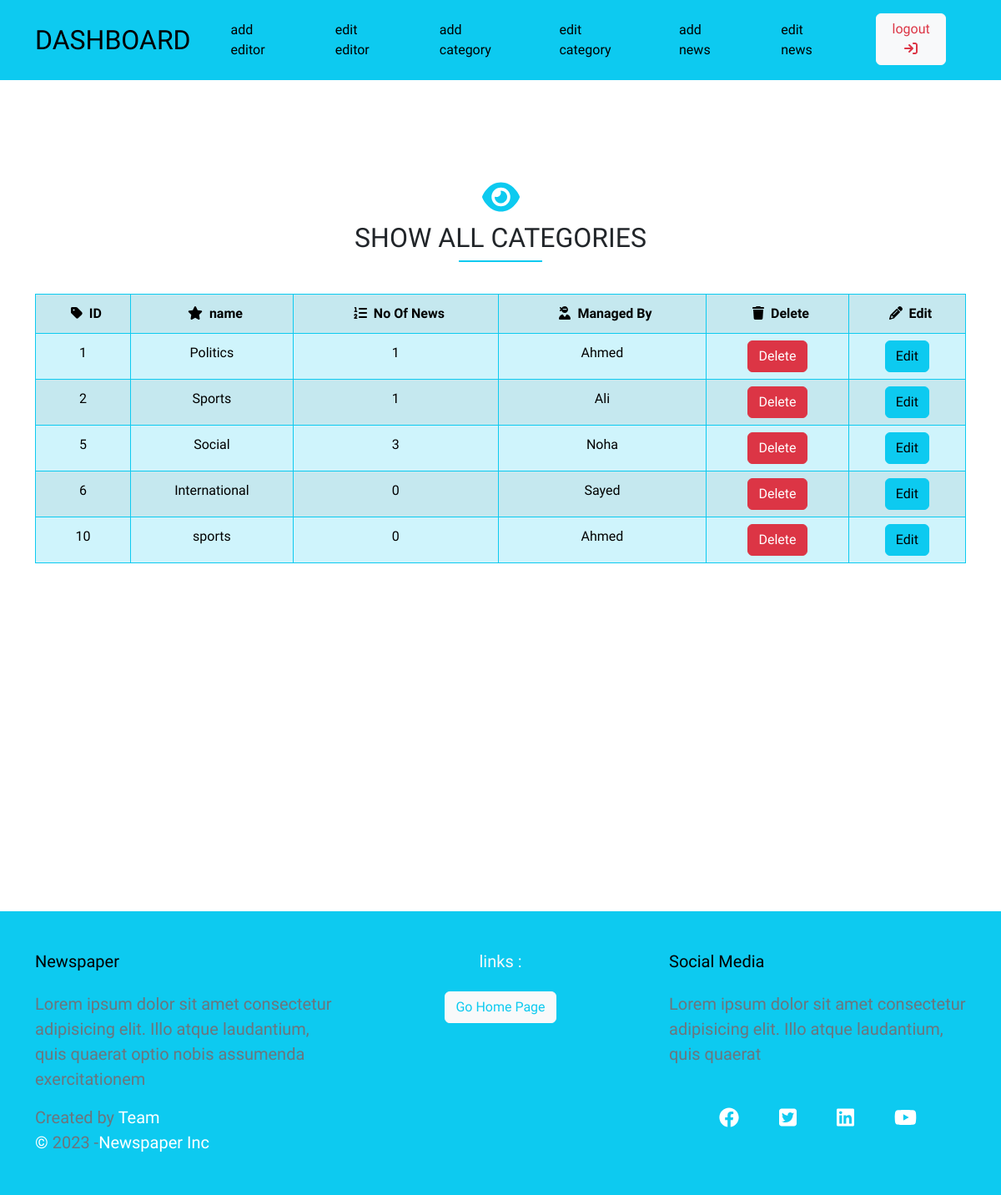
The page /cpanel/editcategory.php (signed in) on the database its author committed.
### tables this page shows
CREATE TABLE `category` (
  `id` int(11) NOT NULL,
  `name` varchar(50) DEFAULT NULL,
  `id_manager` int(11) DEFAULT NULL
);

CREATE TABLE `editor` (
  `id` int(11) NOT NULL,
  `name` varchar(50) DEFAULT NULL,
  `salary` float DEFAULT NULL,
  `main_profile` varchar(255) DEFAULT NULL
);

### lib/Category.php (called while the page is built, shortened)
<?php
class Category
{
    public static function retreiveAllCategories()
    {
        global $dbh;
        $sql = $dbh->prepare("SELECT * FROM category");
        $sql->execute();
        $allCategories = $sql->fetchAll(PDO::FETCH_ASSOC);
        return $allCategories;
    }
}

### lib/News.php (called while the page is built, shortened)
<?php
class News
{
    public static function retreiveNoOfNewsByIdCategory($id_category)
    {
        global $dbh;
        $sql = $dbh->prepare("SELECT id FROM news WHERE id_category='$id_category'");
        $sql->execute();
        return $sql->rowCount();
    }
}

### lib/Editor.php (called while the page is built, shortened)
<?php
class Editor
{
    public static function retreiveEditorName($id)
    {
        global $dbh;
        $sql = $dbh->prepare("SELECT name FROM editor WHERE id='$id'");
        $sql->execute();
        $editor = $sql->fetch(PDO::FETCH_ASSOC);
        return $editor['name'];
    }
}

### cpanel/editcategory.php (the view, shortened to what this page needs)
<?php
    require_once 'auth.php';
    require_once '../lib/Editor.php';
    require_once '../lib/Category.php';
    require_once '../lib/News.php';
?>
<article class="article my-5">
    <div class="container text-center py-4">
        <div class="main-title my-5 position-relative">
            <i class="icon fa-solid fa-eye mb-2"></i>
            <h2>SHOW ALL CATEGORIES</h2>
        </div>
        <div class="content row">
            <div class="col-12 text-center">
                <table class="table table-info table-striped text-center editor">
                    <tr>
                        <th class="id_table"><i class="fa-solid fa-tag  mx-2"></i>ID</th>
                        <th><i class="fa-solid fa-star mx-2"></i>name</th>
                        <th><i class="fa-solid fa-list-ol mx-2"></i>No Of News</th>
                        <th><i class="fa-solid fa-user-ninja mx-2"></i>Managed By</th>
                        <th class="delete_edit">
                        <i class="fa-solid fa-trash mx-2" ></i>Delete
                        </th>
                        <th class="delete_edit">
                        <i class="fa-solid fa-pencil mx-2"></i>Edit
                        </th>
                    </tr>
    <?php
        $allCategories = Category::retreiveAllCategories();
            if(is_array($allCategories) && count($allCategories)>0){
                foreach ($allCategories as $category):
                    echo '<tr>
                            <td>'.$category['id'].'</td>
                            <td>'.$category['name'].'</td>
                            <td>'.News::retreiveNoOfNewsByIdCategory($category['id']).'</td>
                            <td>'.Editor::retreiveEditorName($category['id_manager']).'</td>
                            <td>
                                <a class="btn btn-danger" href="?action=delete&id='.$category['id'].'">Delete</a>
                            </td>
                            <td><a class="btn btn-info" href="?action=edit&id='.$category['id'].'">Edit</a></td>
                        </tr>';
                endforeach;
            }else{
                echo '<tr>
                        <td colspan="6" class="alert text-danger">No Category Found</td>
                    </tr>';
            }
    ?>
                </table>
            </div>
        </div>
    </div>
</article>

### cpanel/template/css/bace.css (style rules this page uses)
:root { --main-color: #0dcaf0; }
body { height: auto; font-family: "Assistant", sans-serif; font-family: "Roboto", sans-serif; font-family: "Ubuntu", sans-serif; font-family: "Work Sans", sans-serif; }
.navbar .logo { font-size: 2rem; }
.article .main-title .icon { font-size: 40px; color: var(--main-color); }
.main-title::after { content: ""; width: 100px; height: 2px; background-color: var(--main-color); position: absolute; bottom: -10px; left: 50%; transform: translateX(-50%); }
.article { min-height: 900px !important; }
.article .table { border: var(--main-color) 1px solid; height: 200px; margin-bottom: 100px !important; }
.article .editor { border: var(--main-color) 1px solid; height: 100px; }
.article .editor tr th, .article .editor tr td { line-height: 30px; border: var(--main-color) 1px solid; }
.footer { background-color: var(--main-color); }
.footer .icon-2 { color: white; font-size: 1.5rem; }
.footer span, .footer { color: #fff; font-size: 20px; }

### rows shown on the page
category: id "1", name "Politics", id_manager.name "Ahmed"
category: id "2", name "Sports", id "1", id_manager.name "Ali"
category: id "5", name "Social", id "3", id_manager.name "Noha"
category: id "6", name "International", id "0", id_manager.name "Sayed"
category: id "10", name "sports", id "0", id_manager.name "Ahmed"
